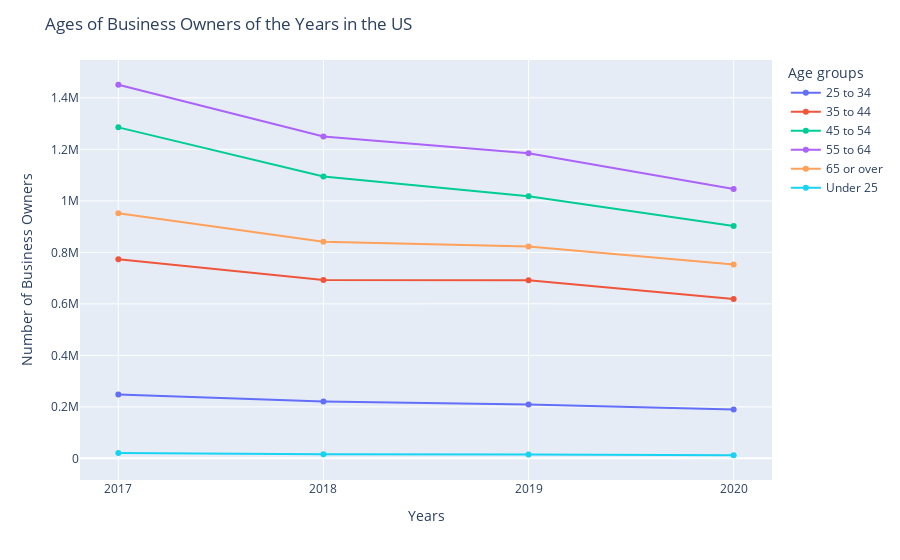

Notebook code cell kept with this figure:
### Code cell
cols = [x for x in newdf.columns]
print(cols)

fig = px.line(newdf, x=newdf.index, y=cols,markers=True)

fig.update_layout(title='Ages of Business Owners of the Years in the US',
                   xaxis_title='Years',
                   yaxis_title='Number of Business Owners',
                   legend_title="Age groups")

fig.show()

plt.plot(newdf.index,newdf[cols])
plt.legend(cols,loc='upper right')
plt.xlabel("Years")
plt.ylabel("Number of Business Owners")
plt.title("Ages of Business Owners of the Years in the US")


plt.show()

### Figure 1 — Plotly figure (JSON) as saved in the notebook; plotly's stock layout.template omitted (floating-point values rounded to 4 significant figures)
{"data": [{"hovertemplate": "variable=25 to 34<br>YEAR=%{x}<br>value=%{y}<extra></extra>", "legendgroup": "25 to 34", "line": {"color": "#636efa", "dash": "solid"}, "marker": {"symbol": "circle"}, "mode": "markers+lines", "name": "25 to 34", "orientation": "v", "showlegend": true, "type": "scatter", "x": ["2017", "2018", "2019", "2020"], "xaxis": "x", "y": [247936, 220886, 209246, 189780], "yaxis": "y"}, {"hovertemplate": "variable=35 to 44<br>YEAR=%{x}<br>value=%{y}<extra></extra>", "legendgroup": "35 to 44", "line": {"color": "#EF553B", "dash": "solid"}, "marker": {"symbol": "circle"}, "mode": "markers+lines", "name": "35 to 44", "orientation": "v", "showlegend": true, "type": "scatter", "x": ["2017", "2018", "2019", "2020"], "xaxis": "x", "y": [773007, 692737, 692067, 618526], "yaxis": "y"}, {"hovertemplate": "variable=45 to 54<br>YEAR=%{x}<br>value=%{y}<extra></extra>", "legendgroup": "45 to 54", "line": {"color": "#00cc96", "dash": "solid"}, "marker": {"symbol": "circle"}, "mode": "markers+lines", "name": "45 to 54", "orientation": "v", "showlegend": true, "type": "scatter", "x": ["2017", "2018", "2019", "2020"], "xaxis": "x", "y": [1285352, 1094449, 1017944, 902631], "yaxis": "y"}, {"hovertemplate": "variable=55 to 64<br>YEAR=%{x}<br>value=%{y}<extra></extra>", "legendgroup": "55 to 64", "line": {"color": "#ab63fa", "dash": "solid"}, "marker": {"symbol": "circle"}, "mode": "markers+lines", "name": "55 to 64", "orientation": "v", "showlegend": true, "type": "scatter", "x": ["2017", "2018", "2019", "2020"], "xaxis": "x", "y": [1450875, 1249570, 1185044, 1046247], "yaxis": "y"}, {"hovertemplate": "variable=65 or over<br>YEAR=%{x}<br>value=%{y}<extra></extra>", "legendgroup": "65 or over", "line": {"color": "#FFA15A", "dash": "solid"}, "marker": {"symbol": "circle"}, "mode": "markers+lines", "name": "65 or over", "orientation": "v", "showlegend": true, "type": "scatter", "x": ["2017", "2018", "2019", "2020"], "xaxis": "x", "y": [951665, 840871, 823130, 753075], "yaxis": "y"}, {"hovertemplate": "variable=Under 25<br>YEAR=%{x}<br>value=%{y}<extra></extra>", "legendgroup": "Under 25", "line": {"color": "#19d3f3", "dash": "solid"}, "marker": {"symbol": "circle"}, "mode": "markers+lines", "name": "Under 25", "orientation": "v", "showlegend": true, "type": "scatter", "x": ["2017", "2018", "2019", "2020"], "xaxis": "x", "y": [20903, 15627, 14926, 12135], "yaxis": "y"}], "layout": {"legend": {"title": {"text": "Age groups"}, "tracegroupgap": 0}, "margin": {"t": 60}, "title": {"text": "Ages of Business Owners of the Years in the US"}, "xaxis": {"anchor": "y", "domain": [0, 1], "title": {"text": "Years"}}, "yaxis": {"anchor": "x", "domain": [0, 1], "title": {"text": "Number of Business Owners"}}}}
